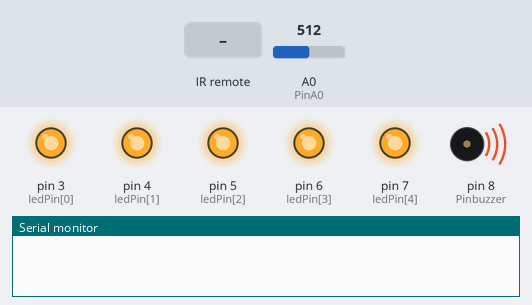
Recording of a sketch running on a simulated Arduino Uno, built with avr-gcc and run on an emulated ATmega328P. On the bench: output pins drawn as LEDs (lit = HIGH), buzzer (waves = sounding, pin HIGH), the last lines printed to the serial monitor. Inputs (shaded band) come from the test bench; at power-on: A0 (PinA0) = 512. Pins used as bus, display or sensor lines are not drawn.

Above: at 1.2 s.
1.3 s: infrared code 0xFF30CF received
At 2.5 s:
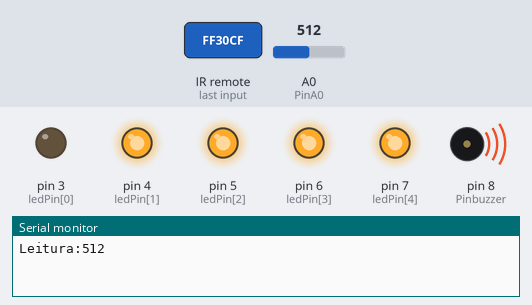
2.8 s: infrared code 0xFF18E7 received
At 3.8 s:
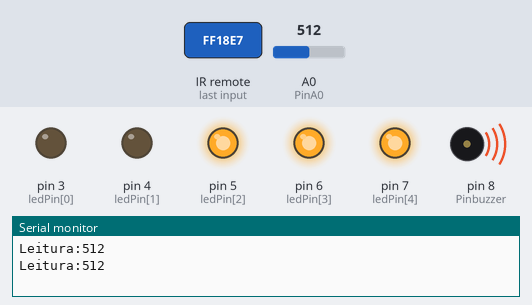
4.3 s: infrared code 0xFF7A85 received
At 5.0 s:
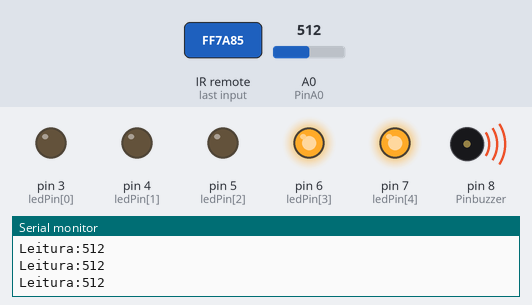
5.8 s: infrared code 0xFF10EF received
At 6.1 s:
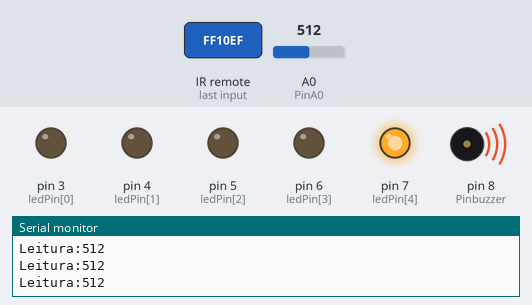
7.3 s: infrared code 0xFF38C7 received
At 8.4 s:
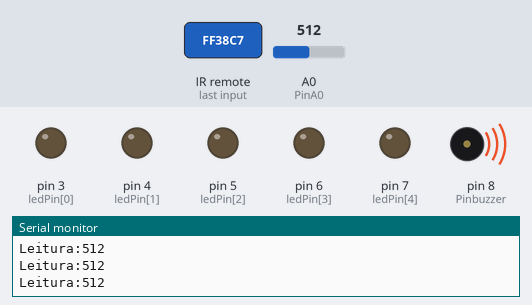
8.8 s: infrared code 0xFF5AA5 received
At 9.4 s:
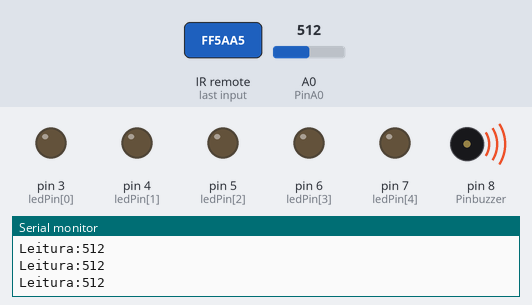
Timing chart, 0 to 11.3 s (numbered marks = the images above; inputs shaded):
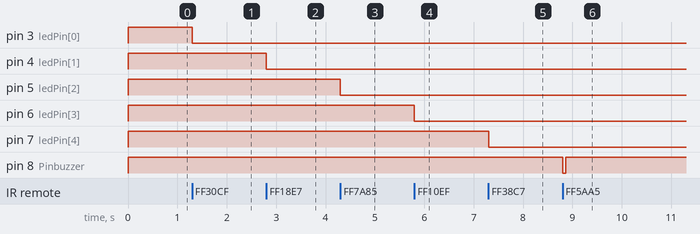

Measured:
- after the input at 1.3 s, pin 3 (ledPin[0]): HIGH → LOW at once
- after the input at 2.8 s, pin 4 (ledPin[1]): HIGH → LOW at once
- after the input at 4.3 s, pin 5 (ledPin[2]): HIGH → LOW at once
- after the input at 5.8 s, pin 6 (ledPin[3]): HIGH → LOW at once
- after the input at 7.3 s, pin 7 (ledPin[4]): HIGH → LOW at once
- after the input at 8.8 s, pin 8 (Pinbuzzer): HIGH → LOW at once, → HIGH 0.06 s later

The sketch:

arduino_casa_inteligente.ino
```cpp
#include <IRremote.h>

//LEDS

byte ledPin[] = {3,4,5,6,7,8};

byte liga_desliga[]={0,0,0,0,0,0};
int resultado = 0;
//decode_results results;

//SENSOR GÁS
int sensor_gas = 0;
int leitura_sensor = 300;
int PinA0 = 0;
//BUZZER
int Pinbuzzer = 8;

//Teclas
byte RECV_PIN = 2;
IRrecv irrecv(RECV_PIN);
long int codTecla1 = 16724175;
long int codTecla2 = 16718055;
long int codTecla3 = 16743045;
long int codTecla4 = 16716015;
long int codTecla5 = 16726215;
long int codTecla6 = 16734885;
//long int codTecla7 = 16728765; //tecla para o portão da garegem
//long int codTecla8 = 16730805;
//long int codTecla9 = 16732845;
//long int codTecla0 = 16738455;
decode_results results;

void setup()
{
  //-------------------leds
   for(int i=0;i<=7;i++){
  pinMode(ledPin[i], OUTPUT);
  }
  for(int i=0;i<=7;i++){
  digitalWrite(ledPin[i], HIGH);
  }
  //--------------------gás
  pinMode (PinA0, INPUT);
  pinMode (Pinbuzzer, OUTPUT);
  Serial.begin(9600);
  //-------------------Controle Remoto
 irrecv.enableIRIn();

}

void loop()
{
  //LEDS
   if(irrecv.decode(&results)){

   if(results.value==codTecla1){
      resultado = liga_desliga[0] % 2;
      if(resultado == 0){
       digitalWrite(ledPin[0],LOW);
        delay(20);
        }else{
        digitalWrite(ledPin[0],HIGH);
        delay(20);

      }
      liga_desliga[0]++;
 }
    if(results.value==codTecla2){
      resultado = liga_desliga[1] % 2;
      if(resultado == 0){
       digitalWrite(ledPin[1],LOW);
        delay(20);
        }else{
        digitalWrite(ledPin[1],HIGH);
        delay(20);

      }
      liga_desliga[1]++;
 }
    if(results.value==codTecla3){
      resultado = liga_desliga[2] % 2;
      if(resultado == 0){
       digitalWrite(ledPin[2],LOW);
        delay(20);
        }else{
        digitalWrite(ledPin[2],HIGH);
        delay(20);

      }
      liga_desliga[2]++;
 }
       if(results.value==codTecla4){
      resultado = liga_desliga[3] % 2;
      if(resultado == 0){
       digitalWrite(ledPin[3],LOW);
        delay(20);
        }else{
        digitalWrite(ledPin[3],HIGH);
        delay(20);

      }
      liga_desliga[3]++;
 }
       if(results.value==codTecla5){
      resultado = liga_desliga[4] % 2;
      if(resultado == 0){
       digitalWrite(ledPin[4],LOW);
        delay(20);
        }else{
        digitalWrite(ledPin[4],HIGH);
        delay(20);

      }
      liga_desliga[4]++;
 }
      if(results.value==codTecla6){
      resultado = liga_desliga[5] % 2;
      if(resultado == 0){
       digitalWrite(ledPin[5],LOW);
        delay(20);
        }else{
        digitalWrite(ledPin[5],HIGH);
        delay(20);

      }
      liga_desliga[5]++;
 }
     irrecv.resume();
     delay(40);

    //SENSOR GÁS
  int valor_analogico = analogRead (PinA0);

   Serial.print("Leitura:");
   Serial.println(valor_analogico);

   if(valor_analogico > leitura_sensor){
   digitalWrite(Pinbuzzer, HIGH);
  }
  else{
    digitalWrite(Pinbuzzer, LOW);
  }
  delay(100);

   }

  }
```
